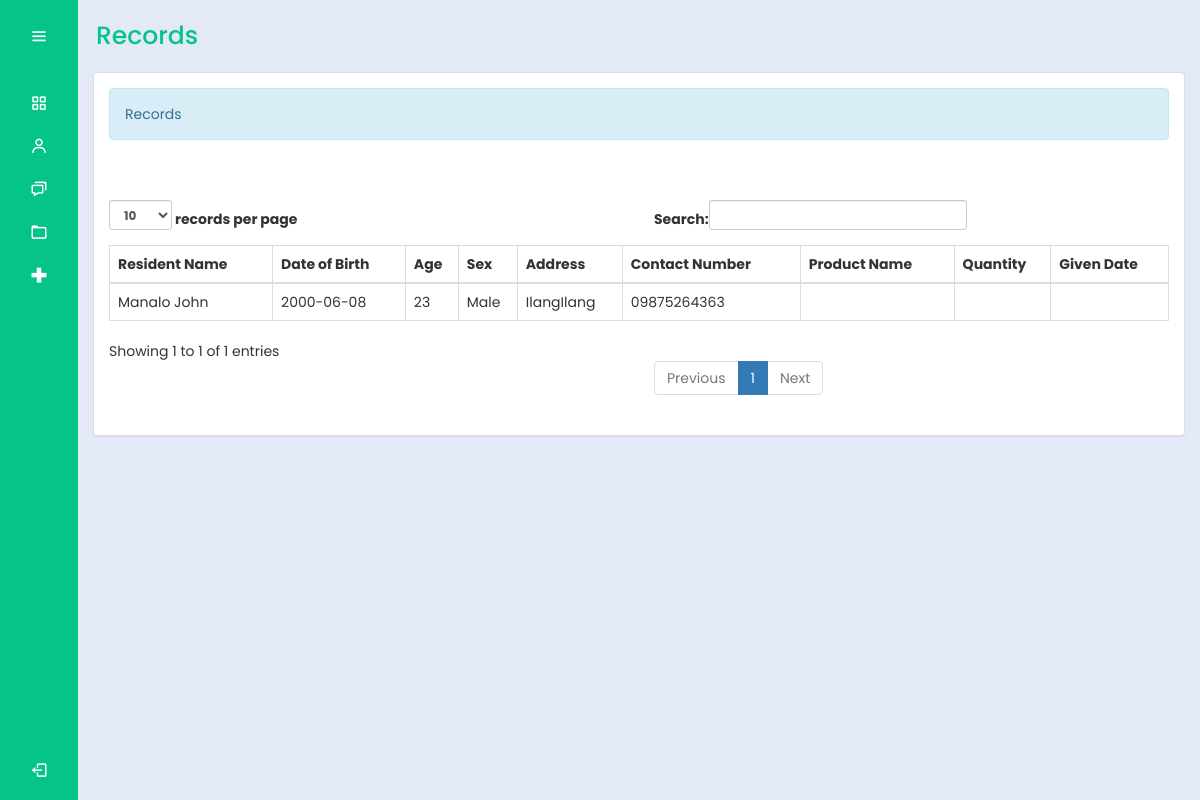
Before: /bhw/records.php (signed in) with the older database file.
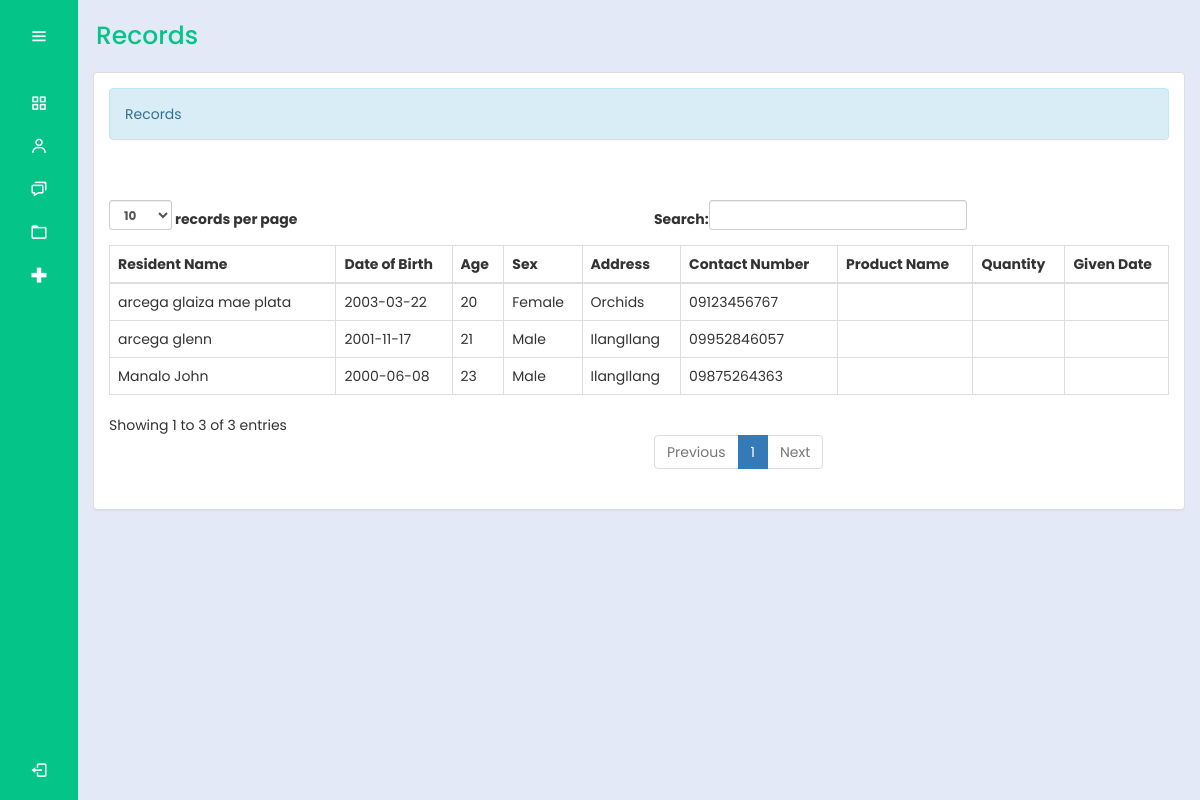
After: the same page with the newer database file.
### tables this page shows
CREATE TABLE `residentrecords` (
  `residentId` int(30) NOT NULL,
  `productId` int(30) NOT NULL,
  `lastName` varchar(200) NOT NULL,
  `firstName` varchar(200) NOT NULL,
  `middleName` varchar(200) NOT NULL,
  `dateBirth` date NOT NULL,
  `age` int(10) NOT NULL,
  `sex` varchar(10) NOT NULL,
  `civilStatus` varchar(20) NOT NULL,
  `address` varchar(100) NOT NULL,
  `contactNumber` varchar(11) NOT NULL
);

### bhw/records.php (the view, shortened to what this page needs)
<?php
include "../connection/connect.php";
if(isset($_SESSION['user_data'])){
?>
<!DOCTYPE html>
<html lang="en">
<head>
  <link rel="stylesheet" href="../cssmainmenu/style.css">
  <link href='https://unpkg.com/boxicons@2.1.4/css/boxicons.min.css' rel='stylesheet'>
  <link rel = "stylesheet" type = "text/css" href = "../css/bootstrap.css " />
  <link rel = "stylesheet" type = "text/css" href = "../css/style.css" />
</head>
<body>
<?php try {
    include_once('side_menu.php');
} catch (Exception $e) {
    echo "Error: " . $e->getMessage();
}
 ?>
  <section class="home-section">
    <div class="text">Records</div>
    <div class = "container-fluid">
		<div class = "panel panel-default">
			<div class = "panel-body">
				<div class = "alert alert-info">Records</div>
				<br />
				<br />
				<table id = "table" class = "table table-bordered">
					<thead>
						<tr>
							<th>Resident Name</th>
							<th>Date of Birth</th>
							<th>Age</th>
							<th>Sex</th>
							<th>Address</th>
							<th>Contact Number</th>
							<th>Product Name</th>
							<th>Quantity</th>
							<th>Given Date</th>
						</tr>
					</thead>
				<tbody>
					<?php
						$query = $mysqli->query("SELECT * FROM `residentrecords`") or die(mysqli_error());
						while($fetch = $query->fetch_array()){
					?>
						<tr>
							<td><?php echo $fetch['lastName'] . ' ' . $fetch['firstName'] . ' ' . $fetch['middleName']; ?></td>
							<td><?php echo $fetch['dateBirth']?></td>
							<td><?php echo $fetch['age']?></td>
							<td><?php echo $fetch['sex']?></td>
							<td><?php echo $fetch['address']?></td>
							<td><?php echo $fetch['contactNumber']?></td>
							<td><?php echo $fetch['productName']?></td>
							<td><?php echo $fetch['quantity_req']?></td>
							<td><?php echo $fetch['givenDate']?></td>
						</tr>
					<?php
						}
					?>
					</tbody>
				</table>
			</div>
		</div>
	</div>
 </section>
</body>
</html>
<?php
}
else{
	header("Location:.././index.php?error=UnAuthorized Access");
}

### bhw/side_menu.php (shortened to what this page needs)
<div class="sidebar">
  <div class="logo_details">
    <i class="bx bx-menu" id="btn"></i>
  </div>
  <ul class="nav-list">
    <li>
      <a href="homemedd.php">
        <i class="bx bx-grid-alt"></i>
      </a>
    </li>
    <li>
    <a href="settings.php?id=<?php echo $_SESSION['user_data']['id']; ?>">
        <i class="bx bx-user"></i>
      </a>
    </li>
    <li>
      <a href="announcement.php">
        <i class="bx bx-chat"></i>
      </a>
    </li>
    <li>
      <a href="userRecMed.php">
        <i class="bx bx-folder"></i>
      </a>
    </li>
    <li>
      <a href="medicinee.php">
        <i class="bx bx-plus-medical"></i>
      </a>
    </li>
    <li class="profile">
    <div class="profile_details">
       <div class="profile_content">
       <div class="name"><?php echo $_SESSION['user_data']['fname']; ?></div>
      </div>
    </div>
    <a href="../logout.php" id="log_out">
      <i class="bx bx-log-out" style="display: block; margin: 0 auto;"></i>
    </a>
    </li>
      </ul>
    </div>

### cssmainmenu/style.css (style rules this page uses)
:root { --color-default: #04c487; --color-second:#04c487; --color-white:#fff; --color-body:#e4e9f7; --color-light:#e0e0e0; }
* { padding: 0%; margin: 0%; box-sizing: border-box; font-family: 'Poppins', sans-serif; }
body { min-height: 100vh; }
.sidebar { min-height: 100vh; width: 78px; padding: 6px 14px; z-index: 99; background-color: var(--color-default); transition: all .5s ease; position: fixed; top:0; left: 0; }
.sidebar .logo_details { height: 60px; display: flex; align-items: center; position: relative; }
.sidebar .logo_details #btn { position: absolute; top:50%; right: 0; transform: translateY(-50%); font-size: 20px; text-align: center; cursor: pointer; transition: all .5s ease; }
.sidebar i { color:var(--color-white); height: 60px; line-height: 60px; min-width: 50px; font-size: 25px; text-align: center; }
.sidebar .nav-list { margin-top: 20px; height: 100%; }
.sidebar li { position: relative; margin:8px 0; list-style: none; }
.sidebar li a { display: flex; height: 100%; width: 100%; align-items: center; text-decoration: none; background-color: var(--color-default); position: relative; transition: all .5s ease; z-index: 12; }
.sidebar li a::after { content: ""; position: absolute; width: 100%; height: 100%; transform: scaleX(0); background-color: var(--color-white); border-radius: 5px; transition: transform 0.3s ease-in-out; transform-origin: left; z-index: -2; }
.sidebar li i { height: 35px; line-height: 35px; font-size: 18px; border-radius: 5px; }
.sidebar li.profile { position: fixed; height: 60px; width: 78px; left: 0; bottom:-8px; padding:10px 14px; overflow: hidden; transition: all .5s ease; }
.sidebar .profile .profile_details { display: flex; align-items: center; flex-wrap: nowrap; }
.sidebar li.profile .name, .sidebar li.profile .designation { font-size: 15px; font-weight: 400; color:var(--color-white); white-space: nowrap; }
.sidebar .profile #log_out { position: absolute; top:50%; right: 0; transform: translateY(-50%); background-color: var(--color-second); width: 100%; height: 60px; line-height: 60px; border-radius: 5px; cursor: pointer; transition: all 0.5s ease; }
.home-section { position: relative; background-color: var(--color-body); min-height: 100vh; top:0; left:78px; width: calc(100% - 78px); transition: all .5s ease; z-index: 2; }
.home-section .text { display: inline-block; color:var(--color-default); font-size: 25px; font-weight: 500; margin: 18px; }

### css/style.css (style rules this page uses)
body { font-family: Arial, sans-serif; }

Changed rows visible on the page:
added residentrecords: lastName "arcega", firstName "glenn", dateBirth "2001-11-17", age "21", sex "Male", address "IlangIlang", contactNumber "09952846057"
added residentrecords: lastName "arcega", firstName "glaiza mae", middleName "plata", dateBirth "2003-03-22", age "20", sex "Female", address "Orchids", contactNumber "09123456767"
Other visible differences:
text written by a page script: "records per page Search: Showing 1 to 1 of 1 entries Previous 1 Next" → "records per page Search: Showing 1 to 3 of 3 entries Previous 1 Next"
